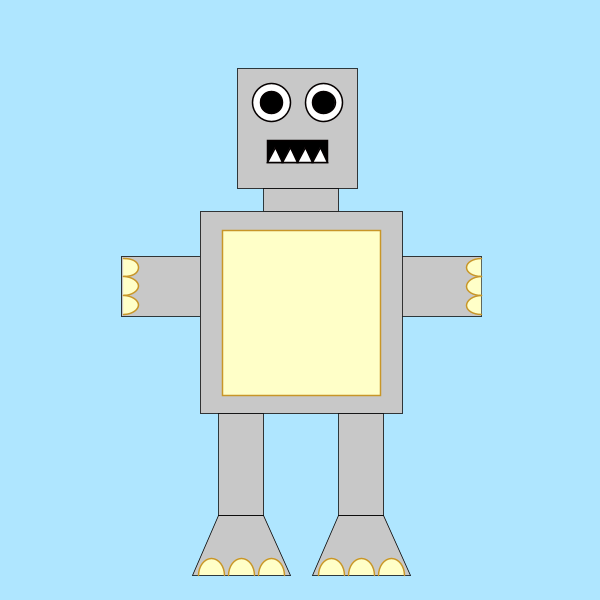
Frame 1 (no input)
Frame 60 (the mouse pressed at the canvas centre just before this capture): identical to frame 1, image omitted
Frame 120 (the mouse held since frame 60 and released just before this capture): identical to frame 1, image omitted

The Processing sketch that drew this single still picture (run headless with seeded random() and noise(); from frame 60 on, the mouse is pressed at the canvas centre):

// Processing sketch: functions
// ── functions.pde
void setup(){
size (600,600);
}

void draw(){
  background(175,230,255);
  translate(50,50);
  scale(2.5);
  robot();
}
  void robot(){
push();
  scale(.30);
 //Body/Base
  
 stroke(0);
 strokeWeight(1);
 fill(200,200,200);
 rect(250,25,160,160); //head
 rect(285,185,100,30); //neck
 rect(95,275,130,80);//arm
 rect(445,275,130,80);//arm
 rect(200,215,270,270); //body
 quad(225,620,285,620,320,700,190,700);//feet
 quad(385,620,445,620,480,700,350,700);//feet
 rect(225,485,60,135);//leg
 rect(385,485,60,135);//leg


 //rect(70,265,55,80);

 //body details
 fill(255,255,200);
 stroke(200,150,40);
 strokeWeight(2); //stomach
 rect(230,240,210,220); 
 arc(215, 700, 35, 45, PI, TWO_PI); //feetclaws
 arc(255, 700, 35, 45, PI, TWO_PI); //feetclaws
 arc(295, 700, 35, 45, PI, TWO_PI); //feetclaws
 arc(375, 700, 35, 45, PI, TWO_PI); //feetclaws
 arc(415, 700, 35, 45, PI, TWO_PI); //feetclaws
 arc(455, 700, 35, 45, PI, TWO_PI); //feetclaws
 arc(575, 290, 40, 25, 1.57,4.71); //handclaws
 arc(575, 315, 40, 25, 1.57,4.71); //handclaws
 arc(575, 340, 40, 25, 1.57,4.71); //handclaws
 arc(97.5, 290, 40, 25, 4.71,TWO_PI+1.57); //handclaws
 arc(97.5, 315, 40, 25, 4.71,TWO_PI+1.57); //handclaws
 arc(97.5, 340, 40, 25, 4.71,TWO_PI+1.57); //handclaws


 //Face
 fill(255,255,255);
 stroke(5,0,0);
 circle(295,70,50); //Eye outer part
 circle(365,70,50); //Eye outer part
 fill(0,0,0);
 circle(295,70,30); //Eye inner part
 circle(365,70,30); //Eye inner part
 rect(290,120,80,30);//mouth
 fill(255,255,255);//teeth
 triangle(310, 150, 290, 150, 300, 130);
 triangle(330, 150, 310, 150, 320, 130);
 triangle(350, 150, 330, 150, 340, 130);
 triangle(370, 150, 350, 150, 360, 130);
 pop();
}
